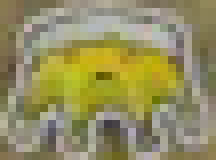
#> input picture Detect_squares_2.py/Assests/crown_swamp.png, 27 x 20 px, found by its file name (shown 8 times larger)
$ python rotateimage.py
#> lines starting #> are read from the running program, lines starting #| are printed output that depends on the picture
import cv2 as cv
import numpy

img = cv.imread("Detect_squares_2.py/Assests/crown_swamp.png",0)
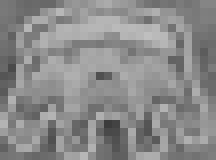
#> img: shape (20, 27) (shown 8 times larger); min 60, max 191, mean 138.3


for i in range(4):
    if i > 0:
        img = cv.rotate(img, cv.ROTATE_90_CLOCKWISE)
        cv.imwrite("rotated_template"+ str(i) +".png",img)
#> this loop made 4 passes
#> pass 2, `img = cv.rotate(img, cv.ROTATE_90_CLOCKWISE)`:
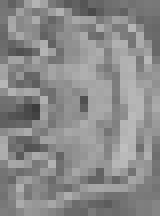
#> img: shape (27, 20) (shown 8 times larger); min 60, max 191, mean 138.3
#> pass 3, `img = cv.rotate(img, cv.ROTATE_90_CLOCKWISE)`:
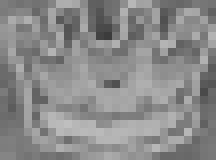
#> img: shape (20, 27) (shown 8 times larger); min 60, max 191, mean 138.3
#> after the loop:
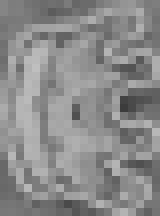
#> img: shape (27, 20) (shown 8 times larger); min 60, max 191, mean 138.3

$ run again, with Detect_squares_2.py/Assests/castle_n_h_blue.png copied over Detect_squares_2.py/Assests/crown_swamp.png
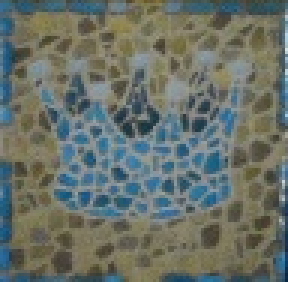
#> input picture Detect_squares_2.py/Assests/castle_n_h_blue.png, 96 x 94 px, found by its file name (shown 3 times larger)
#> `img = cv.imread("Detect_squares_2.py/Assests/crown_swamp.png",0)`:
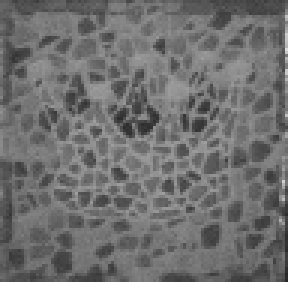
#> img: shape (94, 96) (shown 3 times larger); min 39, max 221, mean 110
#> after the loop `for i in range(4):`:
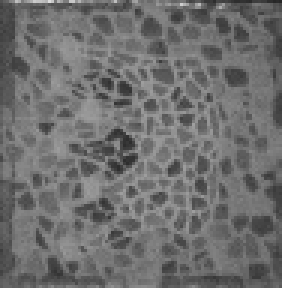
#> img: shape (96, 94) (shown 3 times larger); min 39, max 221, mean 110

$ run again, with Detect_squares_2.py/Assests/castle_n_h_blue_rotated.png copied over Detect_squares_2.py/Assests/crown_swamp.png
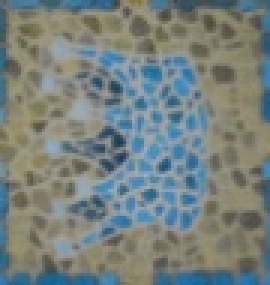
#> input picture Detect_squares_2.py/Assests/castle_n_h_blue_rotated.png, 90 x 95 px, found by its file name (shown 3 times larger)
#> `img = cv.imread("Detect_squares_2.py/Assests/crown_swamp.png",0)`:
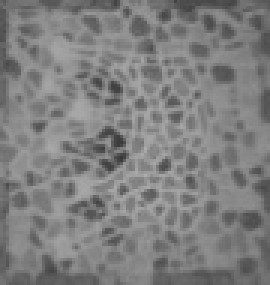
#> img: shape (95, 90) (shown 3 times larger); min 56, max 173, mean 126.7
#> after the loop `for i in range(4):`:
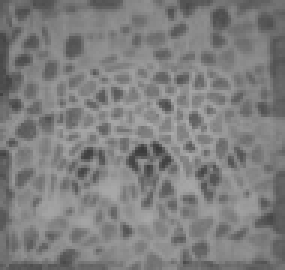
#> img: shape (90, 95) (shown 3 times larger); min 56, max 173, mean 126.7
